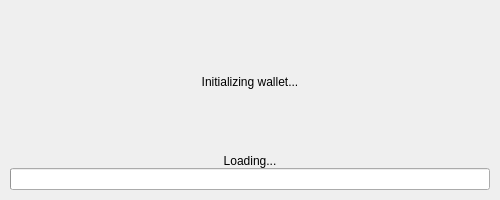
<?xml version="1.0" encoding="UTF-8"?>
<ui version="4.0">
 <class>splash_widget</class>
 <widget class="QWidget" name="splash_widget">
  <property name="geometry">
   <rect>
    <x>0</x>
    <y>0</y>
    <width>500</width>
    <height>200</height>
   </rect>
  </property>
  <property name="minimumSize">
   <size>
    <width>500</width>
    <height>200</height>
   </size>
  </property>
  <property name="maximumSize">
   <size>
    <width>500</width>
    <height>200</height>
   </size>
  </property>
  <property name="contextMenuPolicy">
   <enum>Qt::NoContextMenu</enum>
  </property>
  <property name="windowTitle">
   <string/>
  </property>
  <layout class="QVBoxLayout" name="verticalLayout_2">
   <property name="spacing">
    <number>0</number>
   </property>
   <property name="leftMargin">
    <number>10</number>
   </property>
   <property name="topMargin">
    <number>10</number>
   </property>
   <property name="rightMargin">
    <number>10</number>
   </property>
   <property name="bottomMargin">
    <number>10</number>
   </property>
   <item>
    <widget class="QLabel" name="splash_label">
     <property name="enabled">
      <bool>true</bool>
     </property>
     <property name="sizePolicy">
      <sizepolicy hsizetype="Expanding" vsizetype="Expanding">
       <horstretch>0</horstretch>
       <verstretch>0</verstretch>
      </sizepolicy>
     </property>
     <property name="text">
      <string>Initializing wallet...</string>
     </property>
     <property name="alignment">
      <set>Qt::AlignCenter</set>
     </property>
    </widget>
   </item>
   <item>
    <widget class="QLabel" name="progress_label">
     <property name="text">
      <string>Loading...</string>
     </property>
     <property name="alignment">
      <set>Qt::AlignCenter</set>
     </property>
    </widget>
   </item>
   <item>
    <widget class="QProgressBar" name="progress_bar">
     <property name="value">
      <number>0</number>
     </property>
     <property name="textVisible">
      <bool>false</bool>
     </property>
     <property name="invertedAppearance">
      <bool>false</bool>
     </property>
    </widget>
   </item>
  </layout>
 </widget>
 <resources/>
 <connections/>
</ui>
